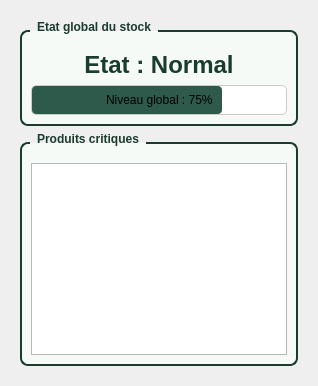
      <widget class="QWidget" name="tabEtatStock">
       <attribute name="title">
        <string>Etat Stock</string>
       </attribute>
       <layout class="QVBoxLayout" name="verticalLayout_7">
        <property name="leftMargin">
         <number>20</number>
        </property>
        <property name="topMargin">
         <number>20</number>
        </property>
        <property name="rightMargin">
         <number>20</number>
        </property>
        <property name="bottomMargin">
         <number>20</number>
        </property>
        <item>
         <widget class="QGroupBox" name="groupEtatGlobal">
          <property name="styleSheet">
           <string notr="true">QGroupBox {
    font-weight: bold;
    border: 2px solid #1A3C2F;
    border-radius: 8px;
    margin-top: 10px;
    padding-top: 10px;
    background-color: #F5FAF7;
}
QGroupBox::title {
    subcontrol-origin: margin;
    left: 10px;
    padding: 0 5px;
    color: #1A3C2F;
}</string>
          </property>
          <property name="title">
           <string>Etat global du stock</string>
          </property>
          <layout class="QVBoxLayout" name="layoutEtatGlobal">
           <item>
            <widget class="QLabel" name="labelEtatGlobal">
             <property name="styleSheet">
              <string notr="true">font-size: 24px; font-weight: bold; color: #1A3C2F;</string>
             </property>
             <property name="text">
              <string>Etat : Normal</string>
             </property>
             <property name="alignment">
              <set>Qt::AlignmentFlag::AlignCenter</set>
             </property>
            </widget>
           </item>
           <item>
            <widget class="QProgressBar" name="progressStock">
             <property name="minimumSize">
              <size>
               <width>0</width>
               <height>30</height>
              </size>
             </property>
             <property name="styleSheet">
              <string notr="true">QProgressBar {
    border: 1px solid #ccc;
    border-radius: 5px;
    text-align: center;
}
QProgressBar::chunk {
    background-color: #2D5A4A;
    border-radius: 4px;
}</string>
             </property>
             <property name="value">
              <number>75</number>
             </property>
             <property name="format">
              <string>Niveau global : %p%</string>
             </property>
            </widget>
           </item>
          </layout>
         </widget>
        </item>
        <item>
         <widget class="QGroupBox" name="groupProduitsCritiques">
          <property name="styleSheet">
           <string notr="true">QGroupBox {
    font-weight: bold;
    border: 2px solid #1A3C2F;
    border-radius: 8px;
    margin-top: 10px;
    padding-top: 10px;
    background-color: #F5FAF7;
}
QGroupBox::title {
    subcontrol-origin: margin;
    left: 10px;
    padding: 0 5px;
    color: #1A3C2F;
}</string>
          </property>
          <property name="title">
           <string>Produits critiques</string>
          </property>
          <layout class="QVBoxLayout" name="layoutProduitsCritiques">
           <item>
            <widget class="QListWidget" name="listProduitsCritiques">
             <property name="styleSheet">
              <string notr="true">QListWidget::item { padding: 10px; }</string>
             </property>
            </widget>
           </item>
          </layout>
         </widget>
        </item>
       </layout>
      </widget>
